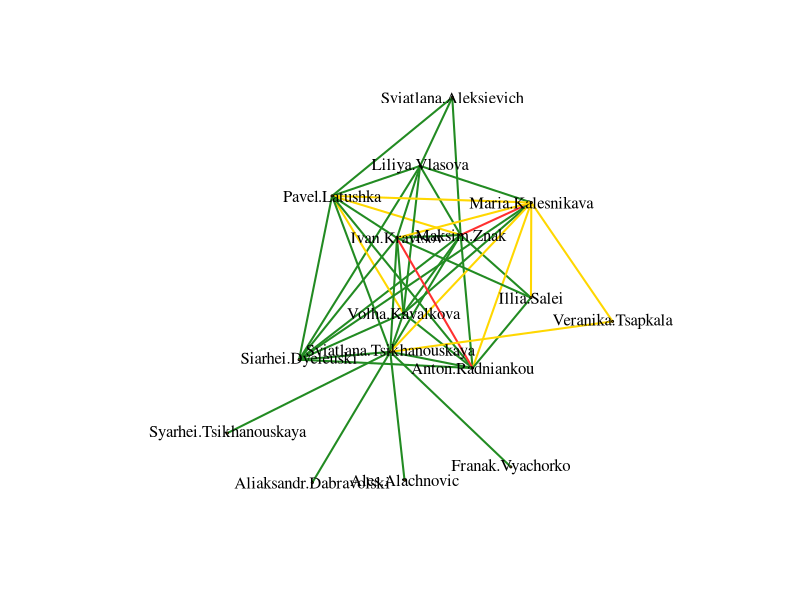
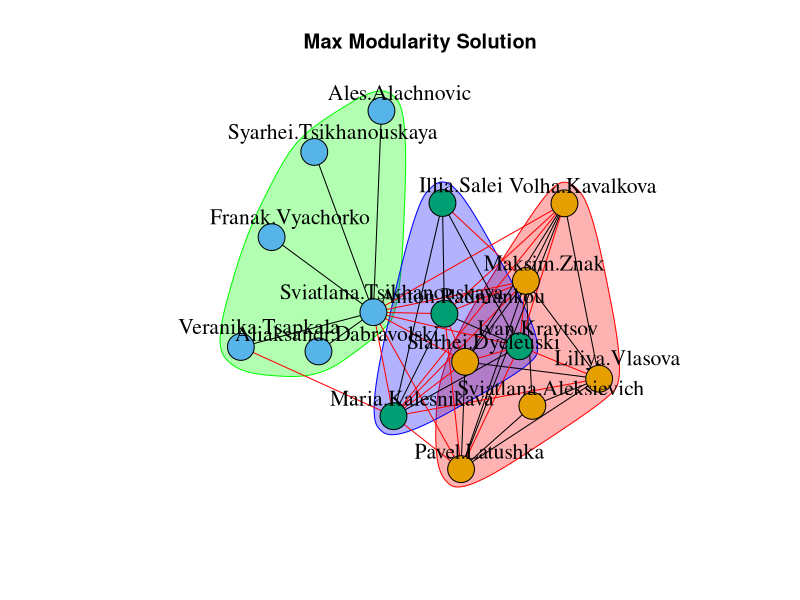
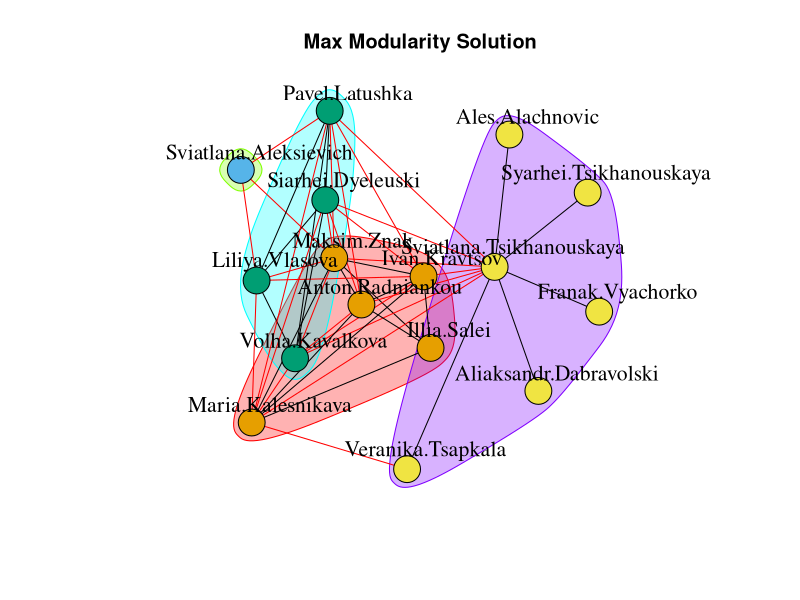

Generate these figures, in order, with R:
## ---- chunk 1

knitr::opts_chunk$set(echo = TRUE)
library(dplyr)
library(igraph)

## ---- chunk 2

data <- read.csv("finprac.csv")

data <- as.matrix(data) # formats data properly

g <- graph_from_adjacency_matrix(data, 
                                 mode="undirected", # determining direction was not possible w/ our methodology 
                                 weighted=TRUE) # converts whole numbers in our .csv to thicker/thinner lines in igraph

## ---- chunk 3

# YOU MUST RUN THESE IN THIS ORDER FOR IT TO SUBSET CORRECTLY
E(g)$color[E(g)$weight>=7] <- 'gold' # medium
E(g)$color[E(g)$weight<=6] <-  'forestgreen' # weak
E(g)$color[E(g)$weight>=11] <- 'firebrick1' # strong

## ---- chunk 4

# basic format for displaying what we need it to display
set.seed(106)
plot.igraph(g, #  our data
            edge.width=2,
            edge.color=E(g)$color, 
            vertex.label=V(g)$name, # displays names instead of column number
            vertex.size=0,
            vertex.label.color="black",
            vertex.label.size=1.5,
            layout=layout.davidson.harel)


## ---- chunk 5

Dia_g <- diameter(g) #Diameter
Edn_g <- edge_density(g) #Edge density
Eig_g <- eigen_centrality(g, weights = E(g)$weight)$vector #Eigenvector centrality
Btw_g <- betweenness(g, weights = E(g)$weight) #Betweenness centrality
Rch_g <- (ego_size(g, 1)-1)/(vcount(g)-1) #Reach

## ---- chunk 6

Edn_g #Edge density
Dia_g #Diameter

## ---- chunk 7

Btw_g #Betweenness centrality
Eig_g #Eigenvector centrality

## ---- chunk 8

Rch_g
get.vertex.attribute(g)

## ---- chunk 9

g2 <- g %>%
  igraph::delete_edges(edges = which(igraph::E(.)$weight < 7)) %>%
  igraph::cliques(min = 3)
g2

## ---- chunk 10

sg <- cluster_spinglass(g, spins=5) #Spinglass 
cg <- cluster_edge_betweenness(g) #Edge Betweenness

## ---- chunk 11

set.seed(100)
plot(sg, g,
     vertex.label = V(g)$name,
     weights=E(g)$weight,
     layout=layout.davidson.harel, 
     vertex.label.dist=2,
     vertex.label.color="black",
     vertex.label.cex=1.3,
     main="Max Modularity Solution")

## ---- chunk 12

set.seed(102)
plot(cg, g,
     vertex.label = V(g)$name,
     weights=E(g)$weight,
     layout=layout.davidson.harel, 
     vertex.label.dist=2,
     vertex.label.color="black",
     vertex.label.cex=1.3,
     main="Max Modularity Solution")

